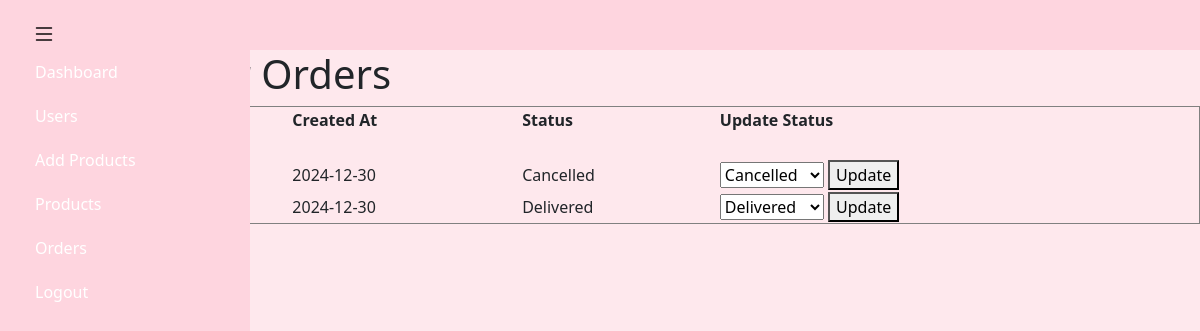
Page /admin/orders on the committed database.
### models.py (models this page shows, shortened)
class Order(db.Model):
    __tablename__ = 'orders'  # Define table name in the database
    id = db.Column(db.Integer, primary_key=True)  # Primary key for order
    user_id = db.Column(db.Integer, db.ForeignKey('users.id', name='fk_user_order'), nullable=False)
    order_date = db.Column(db.Date, default=lambda: datetime.now(pytz.timezone('America/New_York')).date())  # Date of the order
    total_price = db.Column(db.Float, nullable=False)  # Total price for the order
    total_items = db.Column(db.Integer, nullable=False, default=0)  # Total items in the order
    status = db.Column(db.String(20), default='pending')  # Order status (e.g., pending, shipped)
    order_number = db.Column(db.String(36), unique=True, nullable=False)  # UUID for unique order number
    user = db.relationship('User', back_populates='orders')
    items = db.relationship('OrderItem', back_populates='order')

### app.py (the view, shortened to what this page needs)
@app.route('/admin/orders', methods=['GET', 'POST'])
def admin_orders():
    users = User.query.filter_by(role='user').all()
    return render_template("admin_orders.html", users=users)

### models.py (called while the page is built)
    @property
    def full_name(self):
        return f"{self.first_name} {self.last_name}"

### templates/admin_orders.html (shortened to what this page needs)
{% extends "admin_layout.html" %}
{% block body %}
<h1>Manage User Orders</h1>
    <table border="1">
        <thead>
            <tr>
                <th>User</th>
                <th>Order ID</th>
                <th>Created At</th>
                <th>Status</th>
                <th>Update Status</th>
            </tr>
        </thead>
        <tbody>
            {% for user in users %}
                <tr>
                    <td colspan="5"><strong>{{ user.full_name }}</strong></td>
                </tr>
                {% for order in user.orders %}
                    <tr>
                        <td></td>
                        <td>{{ order.id }}</td>
                        <td>{{ order.order_date }}</td>
                        <td>{{ order.status }}</td>
                        <td>
                            <form method="POST" action="/admin/orders">
                                <select name="status">
                                    <option value="Delivered" {% if order.status == 'Delivered' %}selected{% endif %}>Delivered</option>
                                    <option value="Cancelled" {% if order.status == 'Cancelled' %}selected{% endif %}>Cancelled</option>
                                </select>
                                <button type="submit">Update</button>
                            </form>
                        </td>
                    </tr>
                {% endfor %}
            {% endfor %}
        </tbody>
    </table>
{% endblock %}

### static/styles.css (style rules this page uses)
body { display: flex; flex-direction: column; height: 100vh; }

### rows in the picture
Order: order_date "2024-12-30", status "Cancelled"
Order: order_date "2024-12-30", status "Delivered"
